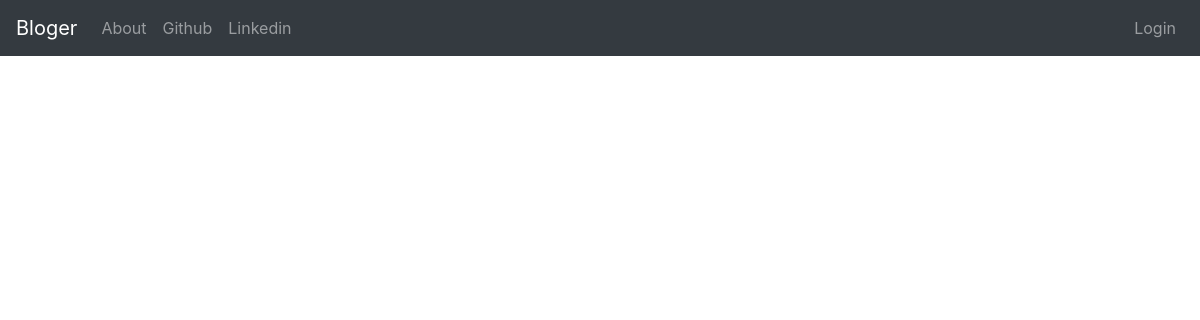
Before: / with the older database file.
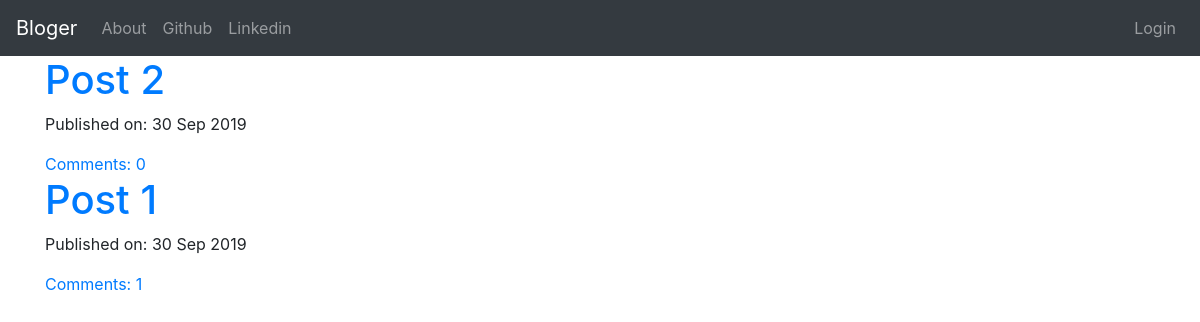
After: the same page with the newer database file.
### blog/models.py (models this page shows, shortened)
class Post(models.Model):
    author = models.ForeignKey('auth.User', on_delete=models.CASCADE)
    title = models.CharField(max_length=200)
    text = models.TextField()
    created_date = models.DateTimeField(default=timezone.now())
    published_date = models.DateTimeField(blank=True, null=True)
    def approve_comments(self):
        return self.comments.filter(approved_comment=True)

### blog/views.py (the view)
# urls.py: path('', views.PostListView.as_view(), name='post_list'),
class PostListView(ListView):
    model = Post
    def get_queryset(self):
        return Post.objects.filter(published_date__lte=timezone.now()).order_by('-published_date')

### blog/templates/blog/post_list.html
{% extends 'blog/base.html' %}
{% block content %}
<div class="centerstage">
    {% for post in post_list %}
    <div class="post">
        <h1><a href="{% url 'post_detail' pk=post.pk %}">{{ post.title }}</a></h1>
        <div class="date">
            <p>Published on: {{post.published_date|date:"d M Y"}}</p>
        </div>
        <a href="{% url 'post_detail' pk=post.pk %}">Comments: {{post.approve_comments.count}}</a>
    </div>
    {% endfor %}
</div>
{% endblock %}

### blog/templates/blog/base.html (shortened to what this page needs)
<!DOCTYPE html>
{% load staticfiles %}
<html lang="en">
<head>
    <link href="https://stackpath.bootstrapcdn.com/bootstrap/4.3.1/css/bootstrap.min.css" rel="stylesheet"
>
    <link rel="stylesheet" href="//cdn.jsdelivr.net/npm/medium-editor@latest/dist/css/medium-editor.min.css"
        type="text/css" media="screen" charset="utf-8">
    <link rel="stylesheet" href="{% static 'css/blog.css'%}">
</head>
<body>
    <nav class="navbar navbar-expand-lg navbar-dark bg-dark">
        <a href="{% url 'post_list' %}" class="navbar-brand">Bloger</a>
        <div class="collapse navbar-collapse" id='navbarSupportedContent'>
            <ul class="navbar-nav mr-auto">
                <li class="nav-item">
                    <a class="nav-link" href="{% url 'about' %}">About</a>
                </li>
                <li class="nav-item">
                    <a class="nav-link" href="https://github.com/">Github</a>
                </li>
                <li class="nav-item">
                    <a class="nav-link" href="https://www.linkedin.com">Linkedin</a>
                </li>
            </ul>
            <ul class="nav navbar-nav navbar-right">
                {% if user.is_authenticated %}
                <li>
                    <a href="{% url 'post_new' %}" class="nav-link">New Post</a>
                </li>
                <li>
                    <a href="{% url 'post_draft_list' %}" class="nav-link">Drafts</a>
                </li>
                <li>
                    <a href="{% url 'logout' %}" class="nav-link">Logout</a>
                </li>
                <li>
                    <a class="nav-link">{{user.username}}</a>
                </li>
                {% else %}
                <li>
                    <a class="nav-link" href="{% url 'login'%}">
                        Login
                    </a>
                </li>
                {% endif %}
            </ul>
        </div>
    </nav>
    <div class="content container">
        <div class="row">
            <div class="col-md-8">
                <div class="blog_posts">
                    {% block content %}
                    {% endblock %}
                </div>
            </div>
        </div>
    </div>
</body>
</html>

### blog/static/css/blog.css (style rules this page uses)
.centerstage { margin-left: auto; margin-right: auto; }

Changed rows visible on the page:
added Post: title "Post 2", published_date "30 Sep 2019", approve_comments.count "0"
added Post: title "Post 1", published_date "30 Sep 2019", approve_comments.count "1"
